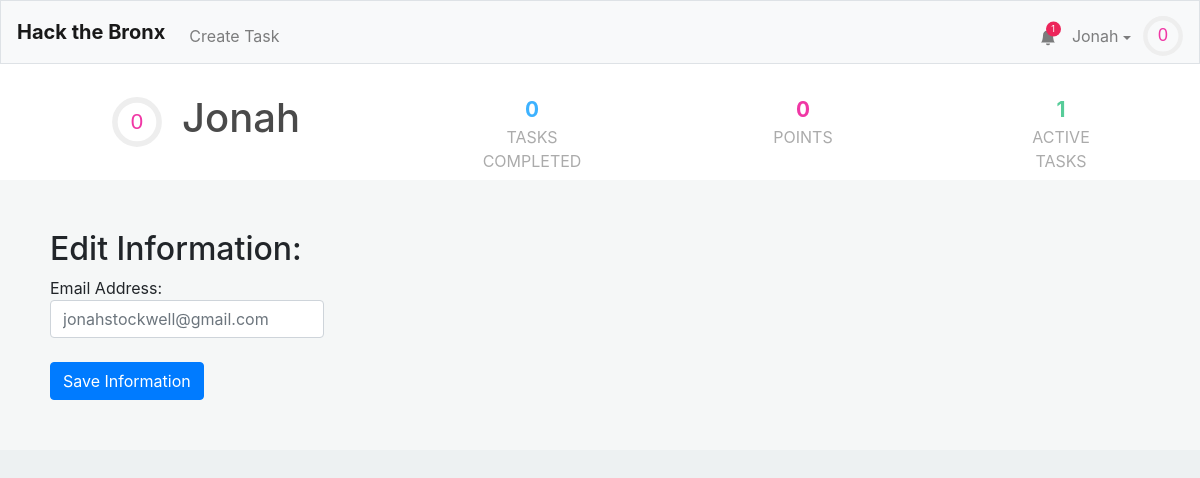
Page /editinfo (signed in) on the earlier database version.
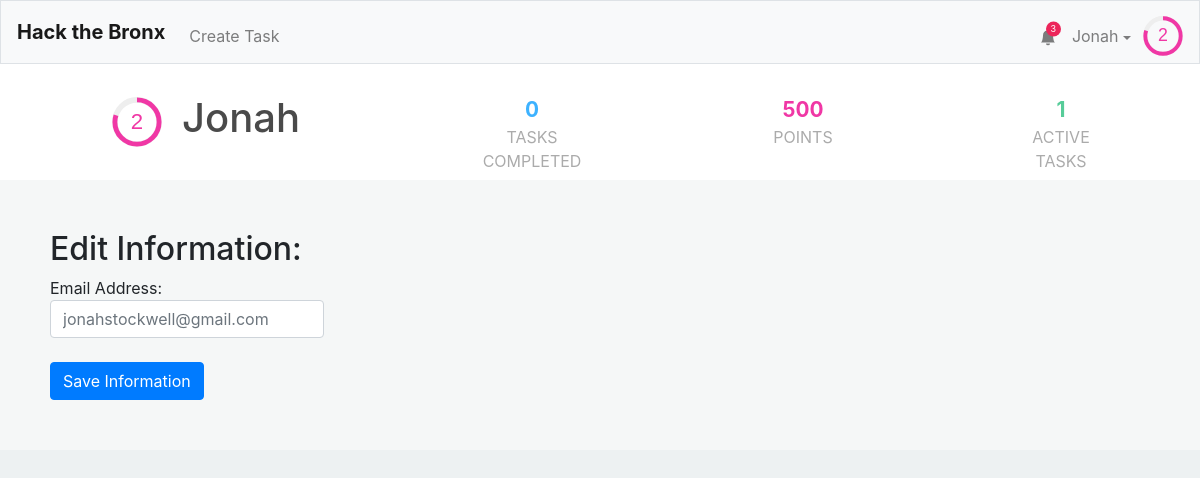
Same page on the later database version.
### tables this page shows
CREATE TABLE "users" (
	"id"	INTEGER NOT NULL UNIQUE,
	"username"	TEXT NOT NULL UNIQUE,
	"hash"	TEXT NOT NULL,
	"email"	TEXT,
	"tasks"	TEXT,
	"points"	INTEGER NOT NULL DEFAULT 0,
	"numcomplete"	INTEGER NOT NULL DEFAULT 0,
	"notifications"	BLOB,
	PRIMARY KEY("id" AUTOINCREMENT)
);

### application.py (the view)
@app.route("/editinfo", methods=["GET","POST"])
@login_required
def edit_information():
    user = getuser(session, db)
    alltasks = db.execute("SELECT * FROM tasks")
    tasks = []
    for task in alltasks:
        if (task['creator'] == user['id'] or user['id'] in debyte(task['collaborators'])):
            task['creator'] = user["username"]
            task["collaborators-count"] = len(debyte(task['collaborators']))
            task["points"] = calculate_points(task)
            tasks.append(task)
    email = user["email"]
    if request.method == "POST":
        email = request.form.to_dict()["email"]
        db.execute("UPDATE users SET email = :email WHERE id = :id", email=email, id=user["id"])
    return render_template("edit_information.html",user=user,email=email,task_count=len(tasks))

### application.py (called while the page is built)
@app.after_request
def after_request(response):
    response.headers["Cache-Control"] = "no-cache, no-store, must-revalidate"
    response.headers["Expires"] = 0
    response.headers["Pragma"] = "no-cache"
    return response

### helpers.py (called while the page is built)
def login_required(f):
    @wraps(f)
    def decorated_function(*args, **kwargs):
        if session.get("user_id") is None:
            return redirect("/login")
        return f(*args, **kwargs)
    return decorated_function

def debyte(obj):
    return pickle.loads(obj)

def getuser(session, db):
    user =  db.execute("SELECT * FROM users WHERE id = :id", id=session["user_id"])[0]
    user["level"]=int(user['points']**.5//8)
    user["level-progress"] = (user['points']**.5/8-user["level"])*100
    user["notifications"] = debyte(user["notifications"]) if user["notifications"] else []
    user["notification-amount"] = len(user["notifications"])
    return user

def calculate_points(task):
    if task['hmin'] and task['hmax']:
        total = int(min((task['hmin']+task['hmax'])/2 * 100, 500))
    else:
        total = 0
    return total

### templates/edit_information.html (shortened to what this page needs)
{% extends "layout.html" %}
{% block head %}
    <link href="/static/profile.css" rel="stylesheet">
{% endblock %}
{% block mainnocont %}
	<div class="profile-outer">
		<div class = "name-section">
		 	<div style="display: flex; align-items: center;">
				<div style = "margin-left: 12px;">
					<svg viewBox="0 0 36 36" class="level-display-outer">
						<path class="level-display-bg"
			        d="M18 2.0845
			          a 15.9155 15.9155 0 0 1 0 31.831
			          a 15.9155 15.9155 0 0 1 0 -31.831"
			      />
					  <path class = "level-display"
					    d="M18 2.0845
					      a 15.9155 15.9155 0 0 1 0 31.831
					      a 15.9155 15.9155 0 0 1 0 -31.831"
					    fill="none"
					    stroke="#444";
					    stroke-width="1";
					    stroke-dasharray="{{ user["level-progress"] }}, 100";
					  />
					  <text x="18" y="22.8" class="level">{{user["level"]}}</text>
					</svg>
				</div>
				<h1 class="profile-username">{{user["username"]}}</h1>
			</div>
			<div class = "tasks-completed">
				<span>{{ user["numcomplete"] }}</span>
				<div>Tasks Completed</div>
			</div>
			<div class = "point-count">
				<span>{{ user["points"] }}</span>
				<div>Points</div>
			</div>
			<div class = "active-tasks">
				<span>{{ task_count }}</span>
				<div>Active Tasks</div>
			</div>
		</div>
		<div class = "information">
			<h2>Edit Information: </h2>
				<form id = "taskform" action="/editinfo" method="post">
	        <div class="form-group">
	          <label>
	          	Email Address: <input autocomplete="off" autofocus class="form-control" name="email" id = "email" placeholder="{{email}}" type="email">
	          </label>
	        </div>
	        <button class="btn btn-primary" type="submit">Save Information</button>
	    </form>
		</div>
	</div>
{% endblock %}

### templates/layout.html (shortened to what this page needs)
<!DOCTYPE html>
<html lang="en">
    <head>
        <link href="https://maxcdn.bootstrapcdn.com/bootstrap/4.1.3/css/bootstrap.min.css" rel="stylesheet">
        {% block head %}{% endblock %}
        <link href="/static/styles.css" rel="stylesheet">
    </head>
    <body>
        <nav style = "height: 8vh" class="navbar navbar-expand-md navbar-light bg-light border">
            <a class="navbar-brand" href="/"><b>Hack the Bronx</b></a>
            <div class="collapse navbar-collapse" id="navbar">
                {% if session.user_id %}
                    <ul class="navbar-nav mt-2">
                        <li class="nav-item"><a class="nav-link" href="/taskCreation">Create Task</a></li>
                    </ul>
                    <ul class="navbar-nav ml-auto mt-2">
                        <li style="position: relative; transform:translateX(8px) translateY(7.5px);"class="nav-item"><a class="nav-link" href="/notifications"><svg xmlns="http://www.w3.org/2000/svg" width="16" height="16" fill="currentColor" class="bi bi-bell-fill" viewBox="0 0 16 16">
  <path d="M8 16a2 2 0 0 0 2-2H6a2 2 0 0 0 2 2zm.995-14.901a1 1 0 1 0-1.99 0A5.002 5.002 0 0 0 3 6c0 1.098-.5 6-2 7h14c-1.5-1-2-5.902-2-7 0-2.42-1.72-4.44-4.005-4.901z"/>
</svg></a><span style="display:{{ "none" if user["notification-amount"] == 0 else "flex" }};" class="notification-circle">{{user["notification-amount"]}}</span></li>
                        <li class="nav-item">
                            <div id="user-information-dropdown">
                              <button onclick="showUserDropdown()" id="user-information-dropname" class="nav-link">{{ session.user_name }} <span class="dropdown-caret"></span></button>
                            </div>
                        </li>
                        <li class="nav-item">
                            <div style = "margin-left: -4px;">
                                <svg viewBox="0 0 36 36" style="transform: translateY(8px); width: 40px;">
                                    <path class="level-display-bg"
                                d="M18 2.0845
                                  a 15.9155 15.9155 0 0 1 0 31.831
                                  a 15.9155 15.9155 0 0 1 0 -31.831"
                              />
                                  <path class = "level-display"
                                    d="M18 2.0845
                                      a 15.9155 15.9155 0 0 1 0 31.831
                                      a 15.9155 15.9155 0 0 1 0 -31.831"
                                    fill="none"
                                    stroke="#444";
                                    stroke-width="1";
                                    stroke-dasharray="{{ user["level-progress"] }}, 100";
                                  />
                                  <text x="18" y="22.8" class="level">{{user["level"]}}</text>
                                </svg>
                            </div>
                        </li>
                    </ul>
                {% endif %}
            </div>
        </nav>
        {% block mainnocont %}{% endblock %}
        <main class="container p-5">
        </main>
    </body>
</html>

Differences in the rows shown:
changed users "Jonah": points "0" → "500"
Other differences:
{{ user["notification-amount"] }}: "1" → "3"
{{ user["level"] }}: "0" → "2"
